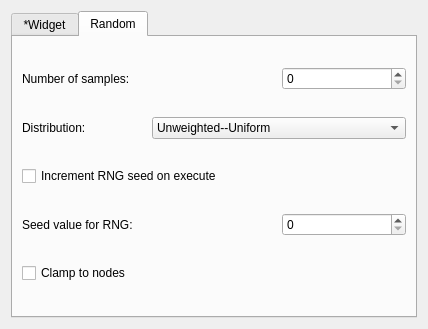
<?xml version="1.0" encoding="UTF-8"?>
<ui version="4.0">
 <class>GeneratePointSamplesFromFieldOrWidget</class>
 <widget class="QDialog" name="GeneratePointSamplesFromFieldOrWidget">
  <property name="geometry">
   <rect>
    <x>0</x>
    <y>0</y>
    <width>428</width>
    <height>329</height>
   </rect>
  </property>
  <property name="minimumSize">
   <size>
    <width>428</width>
    <height>329</height>
   </size>
  </property>
  <property name="windowTitle">
   <string>Dialog</string>
  </property>
  <layout class="QGridLayout" name="gridLayout">
   <item row="0" column="0">
    <widget class="QTabWidget" name="tabWidget">
     <property name="tabShape">
      <enum>QTabWidget::Rounded</enum>
     </property>
     <property name="currentIndex">
      <number>1</number>
     </property>
     <property name="elideMode">
      <enum>Qt::ElideRight</enum>
     </property>
     <widget class="QWidget" name="tab">
      <attribute name="title">
       <string>*Widget</string>
      </attribute>
      <layout class="QGridLayout" name="gridLayout_2">
       <item row="0" column="0">
        <widget class="QLabel" name="label">
         <property name="text">
          <string>Coming soon</string>
         </property>
        </widget>
       </item>
      </layout>
     </widget>
     <widget class="QWidget" name="tab_2">
      <attribute name="title">
       <string>Random</string>
      </attribute>
      <layout class="QGridLayout" name="gridLayout_3">
       <item row="0" column="0">
        <widget class="QLabel" name="label_2">
         <property name="text">
          <string>Number of samples:</string>
         </property>
        </widget>
       </item>
       <item row="0" column="2">
        <widget class="QSpinBox" name="numSamplesSpinBox_">
         <property name="maximum">
          <number>999999</number>
         </property>
        </widget>
       </item>
       <item row="1" column="0">
        <widget class="QLabel" name="label_4">
         <property name="text">
          <string>Distribution:</string>
         </property>
        </widget>
       </item>
       <item row="1" column="1" colspan="2">
        <widget class="QComboBox" name="distributionComboBox_">
         <item>
          <property name="text">
           <string>Unweighted--Uniform</string>
          </property>
         </item>
         <item>
          <property name="text">
           <string>Unweighted--Scattered</string>
          </property>
         </item>
         <item>
          <property name="text">
           <string>Importance--Uniform</string>
          </property>
         </item>
         <item>
          <property name="text">
           <string>Importance--Scattered</string>
          </property>
         </item>
        </widget>
       </item>
       <item row="2" column="0" colspan="3">
        <widget class="QCheckBox" name="incrementSeedCheckBox_">
         <property name="text">
          <string>Increment RNG seed on execute</string>
         </property>
        </widget>
       </item>
       <item row="3" column="0">
        <widget class="QLabel" name="label_3">
         <property name="text">
          <string>Seed value for RNG:</string>
         </property>
        </widget>
       </item>
       <item row="3" column="2">
        <widget class="QSpinBox" name="rngSeedValueSpinBox_">
         <property name="maximum">
          <number>999999999</number>
         </property>
        </widget>
       </item>
       <item row="4" column="0" colspan="2">
        <widget class="QCheckBox" name="clampToNodesCheckBox_">
         <property name="text">
          <string>Clamp to nodes</string>
         </property>
        </widget>
       </item>
      </layout>
     </widget>
    </widget>
   </item>
  </layout>
 </widget>
 <resources/>
 <connections/>
</ui>
